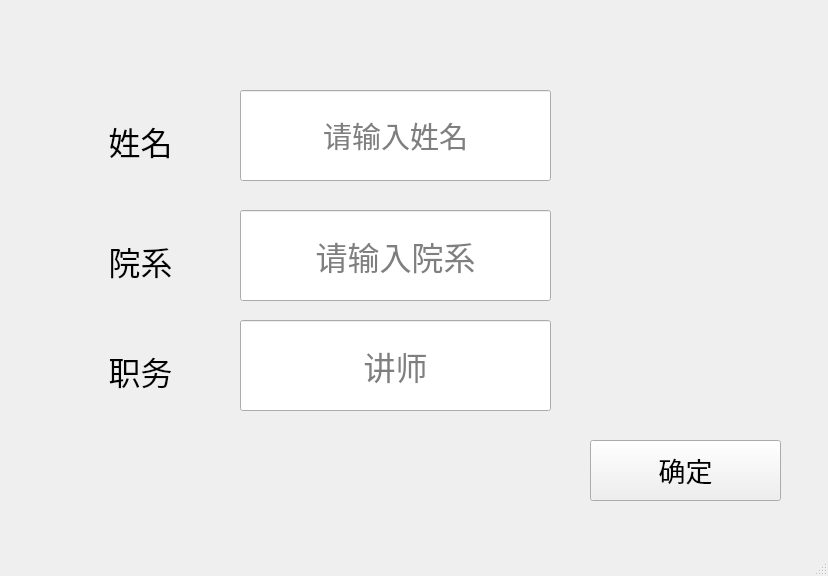
<?xml version="1.0" encoding="UTF-8"?>
<ui version="4.0">
 <class>set_MainWindow</class>
 <widget class="QMainWindow" name="set_MainWindow">
  <property name="geometry">
   <rect>
    <x>0</x>
    <y>0</y>
    <width>828</width>
    <height>576</height>
   </rect>
  </property>
  <property name="windowTitle">
   <string>MainWindow</string>
  </property>
  <property name="styleSheet">
   <string notr="true">background-image: url(:/new/prefix1/timg.jpg);</string>
  </property>
  <widget class="QWidget" name="centralwidget">
   <widget class="QLineEdit" name="name_lineEdit">
    <property name="geometry">
     <rect>
      <x>240</x>
      <y>90</y>
      <width>311</width>
      <height>91</height>
     </rect>
    </property>
    <property name="font">
     <font>
      <family>Consolas</family>
      <pointsize>22</pointsize>
     </font>
    </property>
    <property name="alignment">
     <set>Qt::AlignCenter</set>
    </property>
    <property name="placeholderText">
     <string>请输入姓名</string>
    </property>
   </widget>
   <widget class="QLineEdit" name="apartment_lineEdit_2">
    <property name="geometry">
     <rect>
      <x>240</x>
      <y>210</y>
      <width>311</width>
      <height>91</height>
     </rect>
    </property>
    <property name="font">
     <font>
      <family>Consolas</family>
      <pointsize>24</pointsize>
     </font>
    </property>
    <property name="alignment">
     <set>Qt::AlignCenter</set>
    </property>
    <property name="placeholderText">
     <string>请输入院系</string>
    </property>
   </widget>
   <widget class="QLineEdit" name="position_lineEdit_3">
    <property name="geometry">
     <rect>
      <x>240</x>
      <y>320</y>
      <width>311</width>
      <height>91</height>
     </rect>
    </property>
    <property name="font">
     <font>
      <family>Consolas</family>
      <pointsize>24</pointsize>
     </font>
    </property>
    <property name="alignment">
     <set>Qt::AlignCenter</set>
    </property>
    <property name="placeholderText">
     <string>讲师</string>
    </property>
   </widget>
   <widget class="QPushButton" name="makesure_pushButton">
    <property name="geometry">
     <rect>
      <x>590</x>
      <y>440</y>
      <width>191</width>
      <height>61</height>
     </rect>
    </property>
    <property name="font">
     <font>
      <family>Consolas</family>
      <pointsize>20</pointsize>
     </font>
    </property>
    <property name="text">
     <string>确定</string>
    </property>
   </widget>
   <widget class="QLabel" name="name_label">
    <property name="geometry">
     <rect>
      <x>90</x>
      <y>110</y>
      <width>101</width>
      <height>61</height>
     </rect>
    </property>
    <property name="font">
     <font>
      <family>Consolas</family>
      <pointsize>24</pointsize>
     </font>
    </property>
    <property name="text">
     <string>姓名</string>
    </property>
    <property name="alignment">
     <set>Qt::AlignCenter</set>
    </property>
   </widget>
   <widget class="QLabel" name="apartment_label_2">
    <property name="geometry">
     <rect>
      <x>90</x>
      <y>230</y>
      <width>101</width>
      <height>61</height>
     </rect>
    </property>
    <property name="font">
     <font>
      <family>Consolas</family>
      <pointsize>24</pointsize>
     </font>
    </property>
    <property name="text">
     <string>院系</string>
    </property>
    <property name="alignment">
     <set>Qt::AlignCenter</set>
    </property>
   </widget>
   <widget class="QLabel" name="position_label_3">
    <property name="geometry">
     <rect>
      <x>90</x>
      <y>340</y>
      <width>101</width>
      <height>61</height>
     </rect>
    </property>
    <property name="font">
     <font>
      <family>Consolas</family>
      <pointsize>24</pointsize>
     </font>
    </property>
    <property name="text">
     <string>职务</string>
    </property>
    <property name="alignment">
     <set>Qt::AlignCenter</set>
    </property>
   </widget>
  </widget>
  <widget class="QMenuBar" name="menubar">
   <property name="geometry">
    <rect>
     <x>0</x>
     <y>0</y>
     <width>828</width>
     <height>26</height>
    </rect>
   </property>
  </widget>
  <widget class="QStatusBar" name="statusbar"/>
 </widget>
 <resources/>
 <connections/>
</ui>
